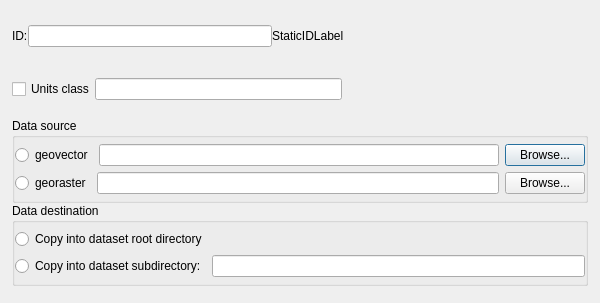
<?xml version="1.0" encoding="UTF-8"?>
<ui version="4.0">
 <class>EditDatastoreItemDialog</class>
 <widget class="QDialog" name="EditDatastoreItemDialog">
  <property name="geometry">
   <rect>
    <x>0</x>
    <y>0</y>
    <width>600</width>
    <height>303</height>
   </rect>
  </property>
  <property name="sizePolicy">
   <sizepolicy hsizetype="Minimum" vsizetype="MinimumExpanding">
    <horstretch>0</horstretch>
    <verstretch>0</verstretch>
   </sizepolicy>
  </property>
  <property name="minimumSize">
   <size>
    <width>350</width>
    <height>0</height>
   </size>
  </property>
  <property name="windowTitle">
   <string notr="true"/>
  </property>
  <property name="modal">
   <bool>true</bool>
  </property>
  <layout class="QVBoxLayout" name="verticalLayout_3" stretch="1,0">
   <property name="leftMargin">
    <number>0</number>
   </property>
   <property name="topMargin">
    <number>0</number>
   </property>
   <property name="rightMargin">
    <number>0</number>
   </property>
   <item>
    <layout class="QVBoxLayout" name="verticalLayout">
     <property name="spacing">
      <number>0</number>
     </property>
     <property name="leftMargin">
      <number>12</number>
     </property>
     <property name="rightMargin">
      <number>12</number>
     </property>
     <item>
      <layout class="QHBoxLayout" name="horizontalLayout">
       <property name="leftMargin">
        <number>0</number>
       </property>
       <property name="topMargin">
        <number>6</number>
       </property>
       <property name="rightMargin">
        <number>0</number>
       </property>
       <property name="bottomMargin">
        <number>6</number>
       </property>
       <item>
        <widget class="QLabel" name="label">
         <property name="text">
          <string notr="true">ID:</string>
         </property>
        </widget>
       </item>
       <item>
        <widget class="QLineEdit" name="IDEdit">
         <property name="text">
          <string notr="true"/>
         </property>
        </widget>
       </item>
       <item>
        <widget class="QLabel" name="StaticIDLabel">
         <property name="text">
          <string notr="true">StaticIDLabel</string>
         </property>
        </widget>
       </item>
       <item>
        <spacer name="horizontalSpacer">
         <property name="orientation">
          <enum>Qt::Horizontal</enum>
         </property>
         <property name="sizeHint" stdset="0">
          <size>
           <width>40</width>
           <height>20</height>
          </size>
         </property>
        </spacer>
       </item>
      </layout>
     </item>
     <item>
      <layout class="QHBoxLayout" name="horizontalLayout_5">
       <property name="leftMargin">
        <number>0</number>
       </property>
       <property name="topMargin">
        <number>6</number>
       </property>
       <property name="rightMargin">
        <number>0</number>
       </property>
       <property name="bottomMargin">
        <number>6</number>
       </property>
       <item>
        <widget class="QCheckBox" name="UnitsClassCheckBox">
         <property name="text">
          <string>Units class</string>
         </property>
        </widget>
       </item>
       <item>
        <widget class="QLineEdit" name="UnitsClassEdit"/>
       </item>
       <item>
        <spacer name="horizontalSpacer_2">
         <property name="orientation">
          <enum>Qt::Horizontal</enum>
         </property>
         <property name="sizeHint" stdset="0">
          <size>
           <width>40</width>
           <height>20</height>
          </size>
         </property>
        </spacer>
       </item>
      </layout>
     </item>
     <item>
      <spacer name="verticalSpacer">
       <property name="orientation">
        <enum>Qt::Vertical</enum>
       </property>
       <property name="sizeType">
        <enum>QSizePolicy::Fixed</enum>
       </property>
       <property name="sizeHint" stdset="0">
        <size>
         <width>20</width>
         <height>12</height>
        </size>
       </property>
      </spacer>
     </item>
     <item>
      <widget class="QGroupBox" name="DataSourceGroupBox">
       <property name="title">
        <string>Data source</string>
       </property>
       <layout class="QVBoxLayout" name="verticalLayout_2">
        <property name="leftMargin">
         <number>0</number>
        </property>
        <property name="topMargin">
         <number>6</number>
        </property>
        <property name="rightMargin">
         <number>0</number>
        </property>
        <property name="bottomMargin">
         <number>6</number>
        </property>
        <item>
         <layout class="QHBoxLayout" name="horizontalLayout_6">
          <item>
           <widget class="QRadioButton" name="GeovectorRadioButton">
            <property name="text">
             <string>geovector</string>
            </property>
           </widget>
          </item>
          <item>
           <widget class="QLineEdit" name="GeovectorEdit">
            <property name="inputMask">
             <string notr="true"/>
            </property>
            <property name="readOnly">
             <bool>true</bool>
            </property>
           </widget>
          </item>
          <item>
           <widget class="QPushButton" name="GeovectorBrowseButton">
            <property name="text">
             <string>Browse...</string>
            </property>
           </widget>
          </item>
         </layout>
        </item>
        <item>
         <layout class="QHBoxLayout" name="horizontalLayout_7">
          <item>
           <widget class="QRadioButton" name="GeorasterRadioButton">
            <property name="text">
             <string>georaster</string>
            </property>
           </widget>
          </item>
          <item>
           <widget class="QLineEdit" name="GeorasterEdit">
            <property name="inputMask">
             <string notr="true"/>
            </property>
            <property name="readOnly">
             <bool>true</bool>
            </property>
           </widget>
          </item>
          <item>
           <widget class="QPushButton" name="GeorasterBrowseButton">
            <property name="text">
             <string>Browse...</string>
            </property>
           </widget>
          </item>
         </layout>
        </item>
       </layout>
      </widget>
     </item>
     <item>
      <widget class="QGroupBox" name="DataDestGroupBox">
       <property name="title">
        <string>Data destination</string>
       </property>
       <layout class="QVBoxLayout" name="verticalLayout_4">
        <property name="leftMargin">
         <number>0</number>
        </property>
        <property name="topMargin">
         <number>6</number>
        </property>
        <property name="rightMargin">
         <number>0</number>
        </property>
        <property name="bottomMargin">
         <number>6</number>
        </property>
        <item>
         <layout class="QHBoxLayout" name="horizontalLayout_8">
          <item>
           <widget class="QRadioButton" name="CopyRadioButton">
            <property name="text">
             <string>Copy into dataset root directory</string>
            </property>
           </widget>
          </item>
         </layout>
        </item>
        <item>
         <layout class="QHBoxLayout" name="horizontalLayout_9">
          <item>
           <widget class="QRadioButton" name="CopySubdirRadioButton">
            <property name="text">
             <string>Copy into dataset subdirectory:</string>
            </property>
           </widget>
          </item>
          <item>
           <widget class="QLineEdit" name="CopySubdirEdit"/>
          </item>
         </layout>
        </item>
       </layout>
      </widget>
     </item>
    </layout>
   </item>
   <item>
    <spacer name="verticalSpacer_2">
     <property name="orientation">
      <enum>Qt::Vertical</enum>
     </property>
     <property name="sizeType">
      <enum>QSizePolicy::Expanding</enum>
     </property>
     <property name="sizeHint" stdset="0">
      <size>
       <width>20</width>
       <height>6</height>
      </size>
     </property>
    </spacer>
   </item>
  </layout>
 </widget>
 <resources/>
 <connections/>
</ui>
